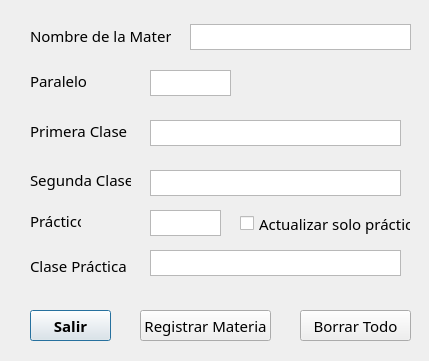
<?xml version="1.0" encoding="UTF-8"?>
<ui version="4.0">
 <class>Dialog</class>
 <widget class="QDialog" name="Dialog">
  <property name="geometry">
   <rect>
    <x>0</x>
    <y>0</y>
    <width>429</width>
    <height>361</height>
   </rect>
  </property>
  <property name="sizePolicy">
   <sizepolicy hsizetype="Ignored" vsizetype="Ignored">
    <horstretch>0</horstretch>
    <verstretch>0</verstretch>
   </sizepolicy>
  </property>
  <property name="minimumSize">
   <size>
    <width>429</width>
    <height>361</height>
   </size>
  </property>
  <property name="maximumSize">
   <size>
    <width>429</width>
    <height>361</height>
   </size>
  </property>
  <property name="sizeIncrement">
   <size>
    <width>429</width>
    <height>0</height>
   </size>
  </property>
  <property name="font">
   <font>
    <family>Segoe MDL2 Assets</family>
    <pointsize>11</pointsize>
   </font>
  </property>
  <property name="windowTitle">
   <string>Registro de Materias</string>
  </property>
  <widget class="QLabel" name="label">
   <property name="geometry">
    <rect>
     <x>30</x>
     <y>20</y>
     <width>141</width>
     <height>31</height>
    </rect>
   </property>
   <property name="text">
    <string>Nombre de la Materia</string>
   </property>
  </widget>
  <widget class="QLabel" name="label_2">
   <property name="geometry">
    <rect>
     <x>30</x>
     <y>115</y>
     <width>101</width>
     <height>31</height>
    </rect>
   </property>
   <property name="text">
    <string>Primera Clase</string>
   </property>
  </widget>
  <widget class="QLabel" name="label_3">
   <property name="geometry">
    <rect>
     <x>30</x>
     <y>65</y>
     <width>131</width>
     <height>31</height>
    </rect>
   </property>
   <property name="text">
    <string>Paralelo</string>
   </property>
  </widget>
  <widget class="QLabel" name="label_4">
   <property name="geometry">
    <rect>
     <x>30</x>
     <y>164</y>
     <width>101</width>
     <height>31</height>
    </rect>
   </property>
   <property name="text">
    <string>Segunda Clase</string>
   </property>
  </widget>
  <widget class="QLabel" name="label_5">
   <property name="geometry">
    <rect>
     <x>30</x>
     <y>210</y>
     <width>51</width>
     <height>21</height>
    </rect>
   </property>
   <property name="text">
    <string>Práctico</string>
   </property>
  </widget>
  <widget class="QCheckBox" name="Check_Prac">
   <property name="geometry">
    <rect>
     <x>240</x>
     <y>203</y>
     <width>171</width>
     <height>41</height>
    </rect>
   </property>
   <property name="sizeIncrement">
    <size>
     <width>0</width>
     <height>0</height>
    </size>
   </property>
   <property name="cursor">
    <cursorShape>PointingHandCursor</cursorShape>
   </property>
   <property name="text">
    <string>Actualizar solo práctico</string>
   </property>
  </widget>
  <widget class="QLabel" name="label_6">
   <property name="geometry">
    <rect>
     <x>30</x>
     <y>250</y>
     <width>101</width>
     <height>31</height>
    </rect>
   </property>
   <property name="text">
    <string>Clase Práctica</string>
   </property>
  </widget>
  <widget class="QPushButton" name="Bot_Salir">
   <property name="geometry">
    <rect>
     <x>30</x>
     <y>310</y>
     <width>81</width>
     <height>31</height>
    </rect>
   </property>
   <property name="font">
    <font>
     <weight>75</weight>
     <bold>true</bold>
    </font>
   </property>
   <property name="cursor">
    <cursorShape>PointingHandCursor</cursorShape>
   </property>
   <property name="mouseTracking">
    <bool>false</bool>
   </property>
   <property name="text">
    <string>Salir</string>
   </property>
  </widget>
  <widget class="QPushButton" name="Bot_Reg">
   <property name="geometry">
    <rect>
     <x>140</x>
     <y>310</y>
     <width>131</width>
     <height>31</height>
    </rect>
   </property>
   <property name="cursor">
    <cursorShape>PointingHandCursor</cursorShape>
   </property>
   <property name="text">
    <string>Registrar Materia</string>
   </property>
  </widget>
  <widget class="QPushButton" name="Bot_Borrar">
   <property name="geometry">
    <rect>
     <x>300</x>
     <y>310</y>
     <width>111</width>
     <height>31</height>
    </rect>
   </property>
   <property name="cursor">
    <cursorShape>PointingHandCursor</cursorShape>
   </property>
   <property name="text">
    <string>Borrar Todo</string>
   </property>
  </widget>
  <widget class="QPlainTextEdit" name="Text_Mat">
   <property name="geometry">
    <rect>
     <x>190</x>
     <y>24</y>
     <width>221</width>
     <height>26</height>
    </rect>
   </property>
   <property name="cursor" stdset="0">
    <cursorShape>IBeamCursor</cursorShape>
   </property>
   <property name="verticalScrollBarPolicy">
    <enum>Qt::ScrollBarAlwaysOff</enum>
   </property>
   <property name="horizontalScrollBarPolicy">
    <enum>Qt::ScrollBarAlwaysOff</enum>
   </property>
  </widget>
  <widget class="QPlainTextEdit" name="Text_Par">
   <property name="geometry">
    <rect>
     <x>150</x>
     <y>70</y>
     <width>81</width>
     <height>26</height>
    </rect>
   </property>
   <property name="cursor" stdset="0">
    <cursorShape>IBeamCursor</cursorShape>
   </property>
   <property name="verticalScrollBarPolicy">
    <enum>Qt::ScrollBarAlwaysOff</enum>
   </property>
   <property name="horizontalScrollBarPolicy">
    <enum>Qt::ScrollBarAlwaysOff</enum>
   </property>
  </widget>
  <widget class="QPlainTextEdit" name="Text_PC">
   <property name="geometry">
    <rect>
     <x>150</x>
     <y>120</y>
     <width>251</width>
     <height>26</height>
    </rect>
   </property>
   <property name="cursor" stdset="0">
    <cursorShape>IBeamCursor</cursorShape>
   </property>
   <property name="verticalScrollBarPolicy">
    <enum>Qt::ScrollBarAlwaysOff</enum>
   </property>
   <property name="horizontalScrollBarPolicy">
    <enum>Qt::ScrollBarAlwaysOff</enum>
   </property>
  </widget>
  <widget class="QPlainTextEdit" name="Text_SC">
   <property name="geometry">
    <rect>
     <x>150</x>
     <y>170</y>
     <width>251</width>
     <height>26</height>
    </rect>
   </property>
   <property name="cursor" stdset="0">
    <cursorShape>IBeamCursor</cursorShape>
   </property>
   <property name="verticalScrollBarPolicy">
    <enum>Qt::ScrollBarAlwaysOff</enum>
   </property>
   <property name="horizontalScrollBarPolicy">
    <enum>Qt::ScrollBarAlwaysOff</enum>
   </property>
  </widget>
  <widget class="QPlainTextEdit" name="Text_CP">
   <property name="geometry">
    <rect>
     <x>150</x>
     <y>250</y>
     <width>251</width>
     <height>26</height>
    </rect>
   </property>
   <property name="cursor" stdset="0">
    <cursorShape>IBeamCursor</cursorShape>
   </property>
   <property name="verticalScrollBarPolicy">
    <enum>Qt::ScrollBarAlwaysOff</enum>
   </property>
   <property name="horizontalScrollBarPolicy">
    <enum>Qt::ScrollBarAlwaysOff</enum>
   </property>
  </widget>
  <widget class="QPlainTextEdit" name="Text_Pract">
   <property name="geometry">
    <rect>
     <x>150</x>
     <y>210</y>
     <width>71</width>
     <height>26</height>
    </rect>
   </property>
   <property name="cursor" stdset="0">
    <cursorShape>IBeamCursor</cursorShape>
   </property>
   <property name="verticalScrollBarPolicy">
    <enum>Qt::ScrollBarAlwaysOff</enum>
   </property>
   <property name="horizontalScrollBarPolicy">
    <enum>Qt::ScrollBarAlwaysOff</enum>
   </property>
  </widget>
 </widget>
 <resources/>
 <connections/>
</ui>
